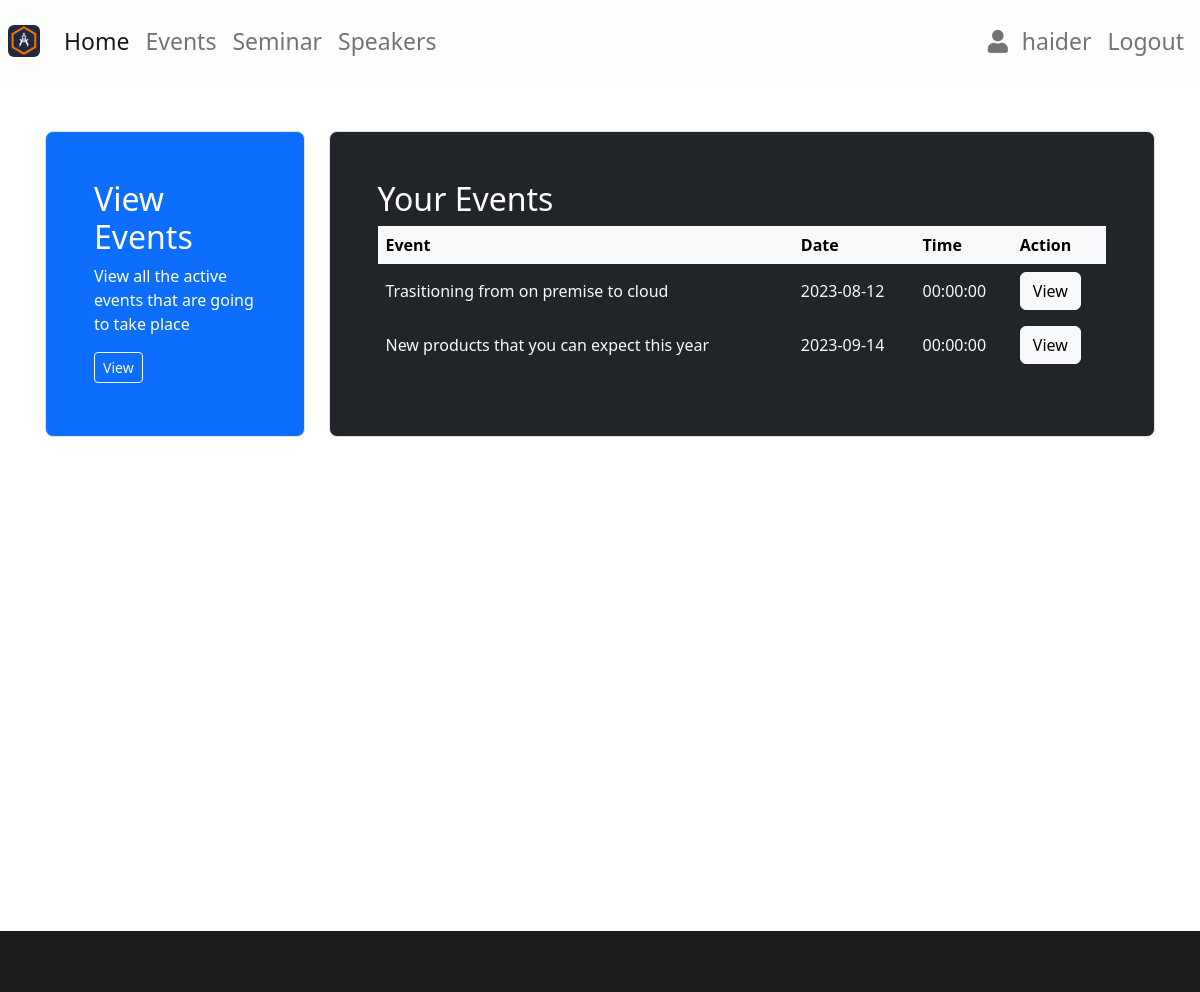
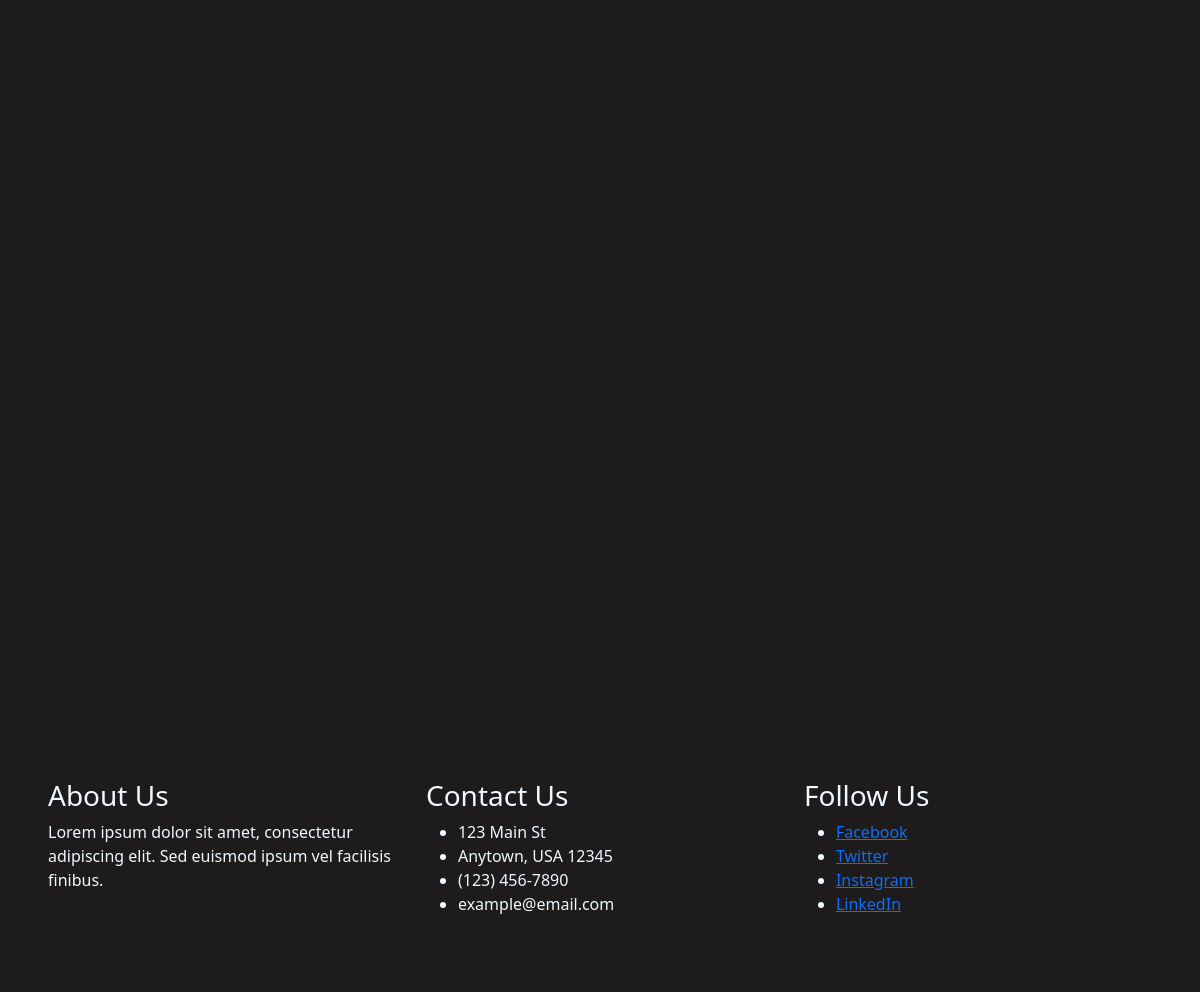
/dashboard (signed in), run on the app's committed database (2 pictures, top to bottom).
### database.py (models this page shows, shortened)
class Event(Base):
    __tablename__ = 'events'
    id = Column(Integer, primary_key=True)
    user_id = Column(Integer, ForeignKey('users.id'))
    organization = Column(String(64), nullable=False)
    name = Column(String(64), nullable=False)
    description = Column(String(255), nullable=False)
    date= Column(DateTime, nullable=False)
    time= Column(DateTime, nullable=False)
    location = Column(String(64), nullable=False)
    days = Column(Integer, nullable=False)
    avatar=Column(String(255), nullable=False)
    fee = Column(Float, nullable=False, default=0.0)
    created_at = Column(DateTime, default=datetime.now)
    updated_at = Column(DateTime, default=datetime.now, onupdate=datetime.now)
    class Meta:
        ordering = ('-created_at',)
        verbose_name = 'Event'
        verbose_name_plural = 'Events'

### app.py (the view)
@app.route('/dashboard')
def dashboard():
    if session.get('isauth'):
        user_id = session.get('user_id')
        db = opendb()
        attendees = db.query(Attendee).filter_by(user_id=user_id).all()
        print(attendees)
        my_events = []
        for attendee in attendees:
            print('--------------')
            print(attendee)
            event = db.query(Event).filter_by(id=attendee.event).first()
            my_events.append(event)
        return render_template('dashboard.html', my_events=my_events)
    else:
        return redirect(url_for('index'))

### database.py (called while the page is built)
def opendb():
    engine = create_engine(DB_URL)
    Base.metadata.create_all(engine)
    session_factory = sessionmaker(bind=engine)
    Session = scoped_session(session_factory)
    return Session()

    def __repr__(self):
        return f'<Attendee {self.user_id}>'

    def __str__(self):
        return str(self.user_id)

### templates/dashboard.html (shortened to what this page needs)
{% extends 'base.html' %}
{% block content %}
{% if session.isadmin %}
<div class="container">
    <div class="row align-items-md-stretch my-5">
        <div class="col-md-4">
            <div
            class="h-100 p-5 text-white bg-dark border rounded-3">
            <h2>Events</h2>
            <p>To create a new event click below</p>
                <button type="button" class="btn btn-primary btn-lg" data-bs-toggle="modal" data-bs-target="#eventModal">
                    create new event
                </button>
            </div>
        </div>
        <div class="col-md-4">
            <div
            class="h-100 p-5 bg-dark text-white border rounded-3">
            <h2>Seminar</h2>
            <p>Or, keep it light and add a border for some added definition to the boundaries of your content. Be sure
                to look under the hood at the source HTML here as we've adjusted the alignment and sizing of both
                column's content for equal-height.</p>
                <button type="button" class="btn btn-primary btn-lg" data-bs-toggle="modal" data-bs-target="#seminarModal">
                    create new seminar
                </button>
            </div>
        </div>
        <div class="col-md-4">
            <div
            class="h-100 p-5 bg-dark text-white border rounded-3">
            <h2>Speaker</h2>
            <p>Or, keep it light and add a border for some added definition to the boundaries of your content. Be sure
                to look under the hood at the source HTML here as we've adjusted the alignment and sizing of both
                column's content for equal-height.</p>
                <button type="button" class="btn btn-primary btn-lg" data-bs-toggle="modal" data-bs-target="#speakerprofilesModal">
                    create new speaker
                </button>
            </div>
        </div>
    </div>
</div>
{% else %}
<div class="container">
    <div class="row align-items-md-stretch my-5">
        <div class="col-md-3">
            <div
            class="h-100 p-5 text-white bg-primary border rounded-3">
            <h2>View Events</h2>
            <p>View all the active events that are going to take place</p>
                <a class="btn btn-outline-light btn-sm" href="/events">View</a>
            </div>
        </div>
        <div class="col-md-9">
            <div
            class="h-100 p-5 bg-info border rounded-3 bg-dark text-white">
            <h2>Your Events</h2>
            {% if my_events %}
            <div class="table-responsive"   >
                <table class="table
                table-hover	text-light
                table-borderless
                align-middle  ">
                <thead class="table-light">
                    <tr>
                        <th>Event</th>
                        <th>Date</th>
                        <th>Time</th>
                        <th>Action</th>
                    </tr>
                </thead>
                <tbody class="table-group-divider ">
                    {% for e in my_events %}
                    <tr class="" >
                        <td scope="row">{{e.name}}</td>
                        <td>{{e.date.date()}}</td>
                        <td>{{e.date.time()}}</td>
                        <td>
                            <a href="/event/detail/{{e.id}}" class="btn btn-light">View</a>
                        </td>
                    </tr>
                    {% endfor %}
                </tbody>
            </table>
        </div>
        {% else %}
        <p class="lead">
            No Event Registered
        </p>
        {% endif %}
    </div>
</div>
</div>
</div>
{% endif %}
{% endblock %}

### templates/footer.html (style rules this page uses)
.container { max-width: 1140px; margin: 0 auto; padding: 0 15px; }
.row { display: flex; flex-wrap: wrap; }

### data on the page
Event: name "Trasitioning from on premise to cloud", date "2023-08-12", date.time "00:00:00"
Event: name "New products that you can expect this year", date "2023-09-14", date.time "00:00:00"

### other printed values
{{ session.user_name }} "haider"
